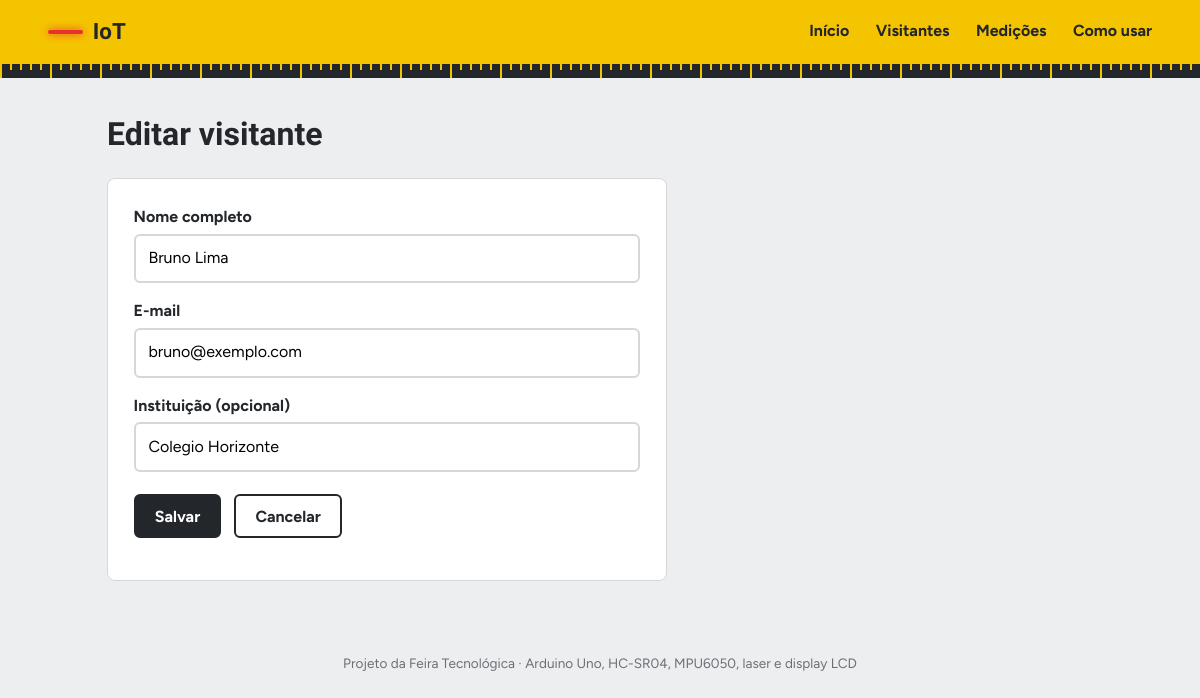
The app's page /visitante_form.php?id=2 with its own data.
### tables this page shows
CREATE TABLE visitantes (
  id          INT UNSIGNED AUTO_INCREMENT PRIMARY KEY,
  nome        VARCHAR(100) NOT NULL,
  email       VARCHAR(120) NOT NULL UNIQUE,
  instituicao VARCHAR(100) NULL,
  criado_em   DATETIME NOT NULL DEFAULT CURRENT_TIMESTAMP
);

### servicos/visitante_servico.php (called while the page is built, shortened)
<?php
function buscarVisitante($pdo, $id) {
    $stmt = $pdo->prepare("SELECT * FROM visitantes WHERE id = ?");
    $stmt->execute([$id]);
    return $stmt->fetch();
}

### conexao.php (called while the page is built, shortened)
<?php
function e($texto) {
    return htmlspecialchars((string)$texto, ENT_QUOTES, 'UTF-8');
}

### visitante_form.php (the view, shortened to what this page needs)
<?php
require 'conexao.php';
require 'servicos/visitante_servico.php';
$visitante = ['id' => '', 'nome' => '', 'email' => '', 'instituicao' => ''];
if (isset($_GET['id'])) {
    $visitante = buscarVisitante($pdo, (int)$_GET['id']);
}
$titulo = $visitante['id'] ? "Editar visitante" : "Novo visitante";
include 'includes/topo.php';
?>
<div class="cabeca"><h1><?= $titulo ?></h1></div>
<form class="form" method="post">
  <label><span>Nome completo</span><input name="nome" value="<?= e($visitante['nome']) ?>"></label>
  <label><span>E-mail</span><input name="email" type="email" value="<?= e($visitante['email']) ?>"></label>
  <label><span>Instituição (opcional)</span><input name="instituicao" value="<?= e($visitante['instituicao']) ?>"></label>
  <p class="acoes"><button class="btn">Salvar</button> <a class="btn sec" href="visitantes.php">Cancelar</a></p>
</form>
<?php include 'includes/rodape.php'; ?>

### css/estilo.css (style rules this page uses)
:root { --fita:#F5C400;--grafite:#23262B;--concreto:#EDEEEF;--branco:#fff;--laser:#E5322D;--lcd:#1B3FA6;--linha:#D5D7DA }
* { box-sizing:border-box }
body { margin:0;background:var(--concreto);color:var(--grafite);font:16px/1.55 Figtree,system-ui,sans-serif }
h1,h2,.marca,.lcd strong,.numeros b { font-family:'Bricolage Grotesque',Figtree,sans-serif }
.acoes { display:flex;gap:.8rem;flex-wrap:wrap;margin-top:1.4rem }
.btn { display:inline-block;background:var(--grafite);color:#fff;border:2px solid var(--grafite);padding:.65rem 1.2rem;border-radius:6px;font:700 1rem Figtree,sans-serif;text-decoration:none;cursor:pointer }
.btn.sec { background:transparent;color:var(--grafite) }
.cabeca { display:flex;justify-content:space-between;align-items:center;gap:1rem;flex-wrap:wrap;margin-bottom:1.2rem }
.cabeca h1 { margin:0;font-size:2rem }
a { color:var(--lcd) }
.form { background:var(--branco);padding:1.6rem;border-radius:8px;border:1px solid var(--linha);max-width:560px }
.form label { display:block;margin-bottom:1rem }
.form label span { display:block;font-weight:700;margin-bottom:.25rem }
input,select { width:100%;padding:.65rem .8rem;border:2px solid var(--linha);border-radius:6px;font:inherit;background:#fff }

### records on screen
visitantes: id "Editar visitante", nome "Bruno Lima", email "bruno@exemplo.com", instituicao "Colegio Horizonte"
